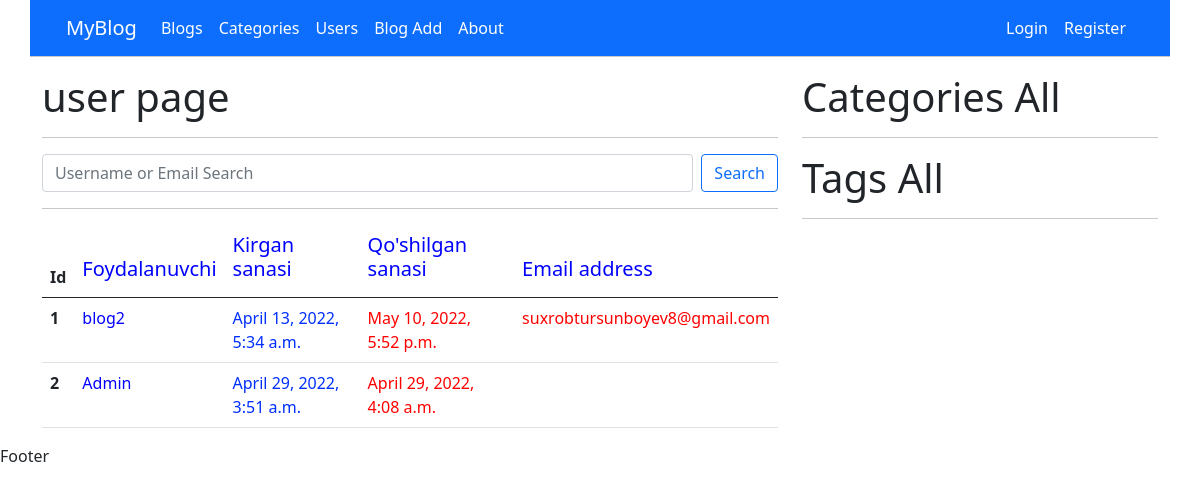
Page /user-list on the committed database.
### user/models.py (models this page shows, shortened)
class UserProfile(AbstractUser):
    image = models.ImageField(upload_to='user/', null=True, blank=True)
    bio = models.CharField(max_length=200, null=True, blank=True)
    birthday = models.DateField(null=True, blank=True)
    address = models.CharField(max_length=200, null=True, blank=True)
    phone_number = models.CharField(max_length=13, null=True, blank=True)

### blog/views.py (the view)
# urls.py: path('user-list', UserList.as_view(), name='user_list'),
class UserList(View):
    def get(self, request):
        user_search = request.GET.get('search')
        if user_search:
            user_list = UserProfile.objects.filter(username__icontains=user_search)
        else:
            user_list = UserProfile.objects.all()
        context = {
            'users':user_list
        }
        return render(request, 'user_list.html', context)

### blog/templates/user_list.html (shortened to what this page needs)
{% extends 'base.html' %}
{% block content %}
<h1> user page </h1>
<hr>
<form class="d-flex">
  <input name='search' class="form-control me-2" type="search" placeholder="Username or Email Search" aria-label="Search">
  <button class="btn btn-outline-primary" type="submit">Search</button>
</form>
<hr>
    <table class="table">
        <thead>
          <tr>
            <th scope="col">Id</th>
            <th scope="col"><h5 style="color:blue">Foydalanuvchi</h5></th>
            <th scope="col"><h5 style="color:blue">Kirgan sanasi</h5></th>
            <th scope="col"><h5 style="color:blue">Qo'shilgan sanasi</h5></th>
            <th scope="col"><h5 style="color:blue">Email address</h5></th>
          </tr>
        </thead>
        <tbody>
          {% for user in users %}
          <tr>
            <th scope="row">{{user.id}}</th>
            <td style="color:rgb(4, 0, 255)">{{user.username}}</td>
            <td style="color:rgb(0, 47, 255)">{{user.date_joined}}</td>
            <td style="color:red">{{user.last_login}}</td>
            <td style="color:red">{{user.email}}</td>
          </tr>
          {% endfor %}
        </tbody>
      </table>
{% endblock %}

### rows in the picture
UserProfile: id "1", username "blog2", date_joined "April 13, 2022, 5:34 a.m.", last_login "May 10, 2022, 5:52 p.m.", email "suxrobtursunboyev8@gmail.com"
UserProfile: id "2", username "Admin", date_joined "April 29, 2022, 3:51 a.m.", last_login "April 29, 2022, 4:08 a.m."
